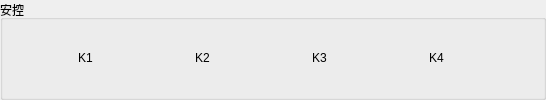
     <widget class="QGroupBox" name="groupBox_3">
      <property name="sizePolicy">
       <sizepolicy hsizetype="Minimum" vsizetype="Preferred">
        <horstretch>0</horstretch>
        <verstretch>0</verstretch>
       </sizepolicy>
      </property>
      <property name="title">
       <string>安控</string>
      </property>
      <layout class="QGridLayout" name="gridLayout_4">
       <property name="leftMargin">
        <number>3</number>
       </property>
       <property name="topMargin">
        <number>3</number>
       </property>
       <property name="rightMargin">
        <number>3</number>
       </property>
       <property name="bottomMargin">
        <number>3</number>
       </property>
       <item row="0" column="8">
        <spacer name="horizontalSpacer_9">
         <property name="orientation">
          <enum>Qt::Horizontal</enum>
         </property>
         <property name="sizeType">
          <enum>QSizePolicy::MinimumExpanding</enum>
         </property>
         <property name="sizeHint" stdset="0">
          <size>
           <width>40</width>
           <height>20</height>
          </size>
         </property>
        </spacer>
       </item>
       <item row="0" column="1">
        <widget class="QLabel" name="label_32">
         <property name="text">
          <string>K1</string>
         </property>
        </widget>
       </item>
       <item row="0" column="14">
        <widget class="QLabel" name="label_pixmapK4">
         <property name="minimumSize">
          <size>
           <width>50</width>
           <height>50</height>
          </size>
         </property>
         <property name="maximumSize">
          <size>
           <width>50</width>
           <height>50</height>
          </size>
         </property>
         <property name="text">
          <string/>
         </property>
        </widget>
       </item>
       <item row="0" column="3">
        <spacer name="horizontalSpacer_8">
         <property name="orientation">
          <enum>Qt::Horizontal</enum>
         </property>
         <property name="sizeType">
          <enum>QSizePolicy::MinimumExpanding</enum>
         </property>
         <property name="sizeHint" stdset="0">
          <size>
           <width>40</width>
           <height>20</height>
          </size>
         </property>
        </spacer>
       </item>
       <item row="0" column="15">
        <spacer name="horizontalSpacer_13">
         <property name="orientation">
          <enum>Qt::Horizontal</enum>
         </property>
         <property name="sizeHint" stdset="0">
          <size>
           <width>40</width>
           <height>20</height>
          </size>
         </property>
        </spacer>
       </item>
       <item row="0" column="12">
        <spacer name="horizontalSpacer_11">
         <property name="orientation">
          <enum>Qt::Horizontal</enum>
         </property>
         <property name="sizeType">
          <enum>QSizePolicy::MinimumExpanding</enum>
         </property>
         <property name="sizeHint" stdset="0">
          <size>
           <width>40</width>
           <height>20</height>
          </size>
         </property>
        </spacer>
       </item>
       <item row="0" column="0">
        <spacer name="horizontalSpacer_6">
         <property name="orientation">
          <enum>Qt::Horizontal</enum>
         </property>
         <property name="sizeHint" stdset="0">
          <size>
           <width>72</width>
           <height>20</height>
          </size>
         </property>
        </spacer>
       </item>
       <item row="0" column="11">
        <widget class="QLabel" name="label_pixmapK2">
         <property name="minimumSize">
          <size>
           <width>50</width>
           <height>50</height>
          </size>
         </property>
         <property name="maximumSize">
          <size>
           <width>50</width>
           <height>50</height>
          </size>
         </property>
         <property name="text">
          <string/>
         </property>
        </widget>
       </item>
       <item row="0" column="13">
        <widget class="QLabel" name="label_2">
         <property name="text">
          <string>K4</string>
         </property>
        </widget>
       </item>
       <item row="0" column="2">
        <widget class="QLabel" name="label_pixmapK1">
         <property name="minimumSize">
          <size>
           <width>50</width>
           <height>50</height>
          </size>
         </property>
         <property name="maximumSize">
          <size>
           <width>50</width>
           <height>50</height>
          </size>
         </property>
         <property name="text">
          <string/>
         </property>
        </widget>
       </item>
       <item row="0" column="4">
        <widget class="QLabel" name="label_31">
         <property name="text">
          <string>K2</string>
         </property>
        </widget>
       </item>
       <item row="0" column="9">
        <widget class="QLabel" name="label_23">
         <property name="text">
          <string>K3</string>
         </property>
        </widget>
       </item>
       <item row="0" column="7">
        <widget class="QLabel" name="label_pixmapK3">
         <property name="minimumSize">
          <size>
           <width>50</width>
           <height>50</height>
          </size>
         </property>
         <property name="maximumSize">
          <size>
           <width>50</width>
           <height>50</height>
          </size>
         </property>
         <property name="text">
          <string/>
         </property>
        </widget>
       </item>
      </layout>
     </widget>
